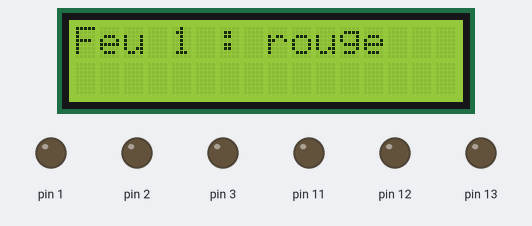
This sketch was run on a simulated Arduino Uno, built with avr-gcc and run on an emulated ATmega328P. On the bench: 16×2 character LCD, output pins drawn as LEDs (lit = HIGH). Wiring (inferred from the signals the program sends): character LCD (HD44780): RS pin 8; E pin 9; data pin 4, pin 5, pin 6, pin 7. Pins used as bus, display or sensor lines are not drawn.

Above: at 0.2 s.
At 1.5 s:
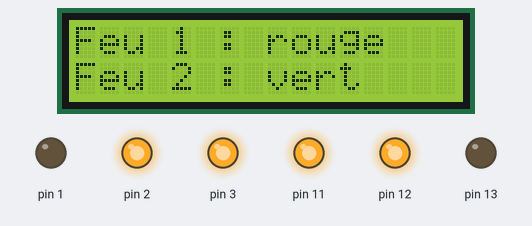
At 16.8 s:
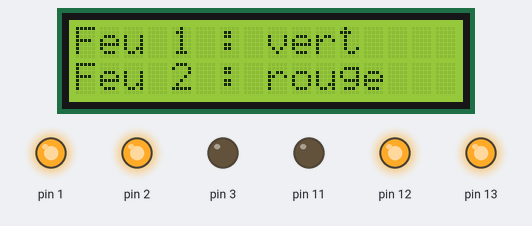
At 21.8 s:
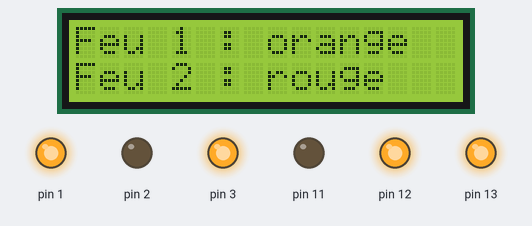
At 26.9 s:
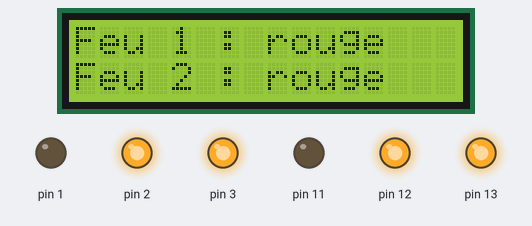
At 37.1 s:
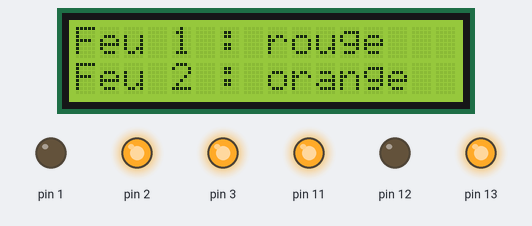
Timing chart, 0 to 38.6 s (numbered marks = the images above):
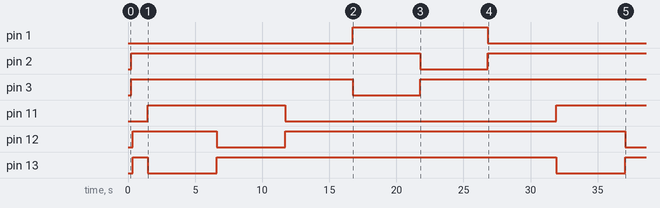

Measured:
- by itself, pin 1: LOW → HIGH at 16.7 s, → LOW 10.1 s later
- by itself, pin 2: HIGH → LOW at 21.8 s, → HIGH 5.0 s later
- by itself, pin 3: HIGH → LOW at 16.7 s, → HIGH 5.0 s later
- by itself, pin 11: LOW → HIGH at 1.5 s, → LOW 10.2 s later, → HIGH 20.2 s later
- by itself, pin 12: HIGH → LOW at 6.6 s, → HIGH 5.1 s later, → LOW 25.3 s later
- by itself, pin 13: alternates HIGH for 25.3 s and LOW for 5.1 s
- what the display in image 1 shows lasts 5.1 s, from 1.5 s to 6.6 s

The sketch:

feu_3.ino
```cpp
#include <LCD4Bit_mod.h>
//create object to control an LCD.
//number of lines in display=1
LCD4Bit_mod lcd = LCD4Bit_mod(2);
int rouge=0;
int jaune=1;
int vert=2;

int feu1=1;
int feu2=11;
char *texteCouleur[3];


void setup() {
  texteCouleur[0]="rouge ";
  texteCouleur[1]="orange";
  texteCouleur[2]="vert  ";
  // Toutes les sortie en output, feux eteints:
  initFeu(feu1);
  initFeu(feu2);
  lcd.init();
  //optionally, now set up our application-specific display settings, overriding whatever the lcd did in lcd.init()
  //lcd.commandWrite(0x0F);//cursor on, display on, blink on.  (nasty!)
   lcd.clear();
  lcd.printIn("Feu 1 : rouge");
  lcd.cursorTo(2, 0);
  lcd.printIn("Feu 2 : rouge");
  allume(feu1,rouge);
  allume(feu2,rouge);
  delay(1000);

}

void initFeu(int feu) {
  for (int i=0;i<3;i++) {
    pinMode(feu+i,OUTPUT);
  }
}

void allume(int feu,int couleur) {
  if (feu==feu1) lcd.cursorTo(1,8); else lcd.cursorTo(2,8);
  lcd.printIn(texteCouleur[couleur]);
   for (int i=0;i<3;i++) {
     if (i==couleur) digitalWrite(feu+i,LOW);
     else digitalWrite(feu+i,HIGH);
     //digitalWrite(feu+i,i==couleur?LOW:HIGH);

   }
}

void loop() {
  // put your main code here, to run repeatedly:
  //allume(feu1,rouge);

  allume(feu2,vert);
  delay(5000);
  allume(feu2,jaune);
  delay(5000);
  allume(feu2,rouge);
  delay(5000);
  allume(feu1,vert);
  delay(5000);
  allume(feu1,jaune);
  delay(5000);
  allume(feu1,rouge);
  delay(5000);

}
```
